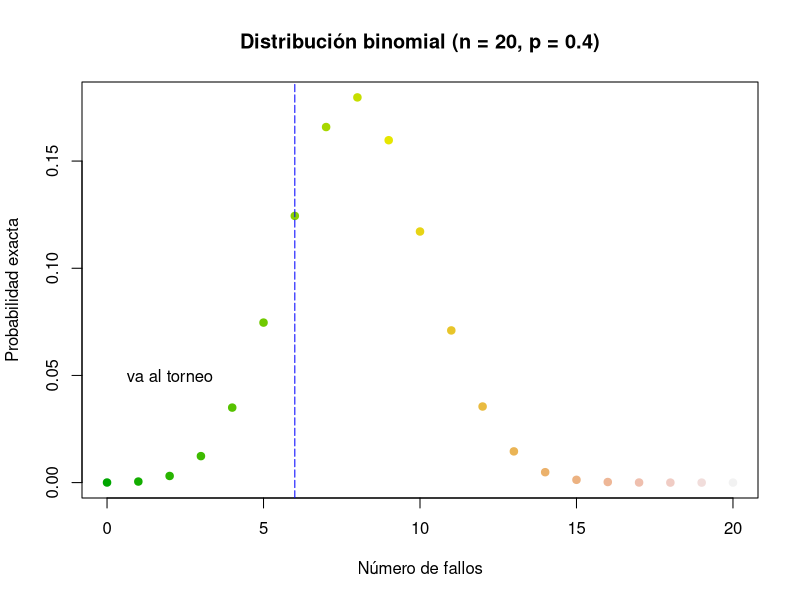

The R source for this figure:
## ---- chunk 1
knitr::opts_chunk$set(echo = TRUE)
## ---- chunk 2
F1 = 0.25 # probabilidad de ser de la fábrica 1
F2 = 0.60
F3 = 0.15
M_dado_F1 = 0.01
M_dado_F2 = 0.05
M_dado_F3 = 0.02
M = F1*M_dado_F1 + F2*M_dado_F2 + F3*M_dado_F3
cat('La probabilidad total de estar mal etiquetado es:', M)
## ---- chunk 3
cat('P(F1 | M) =', F1*M_dado_F1 / M)
## ---- chunk 4
p = 0.4 # probabilidad de lanzar una vez la pelota y fallar.
q = 1 - p
n = 20
# P(va al torneo) = P(falla 6 o menos) = P(X=0) + P(X=1) + ... + P(X=6)
# por ejemplo, ( (20C0) * 0.4^0 * 0.6^20 [este ejemplo significa que acierta todos] ) + ...
cat('P(vaya al torneo) = ', sum(dbinom(0:6, 20, 0.4))) # dbinom(X=x, n, p)
## ---- chunk 5
x = 0:20
y = dbinom(x, n, p)
plot(x, y, main = "Distribución binomial (n = 20, p = 0.4)", xlab = "Número de fallos", ylab = "Probabilidad exacta", pch = 19 , col = terrain.colors(21)) # pch llena los circulos del plot
abline(v = 6, lty = 5, col = "blue") # Línea separando el éxito contra los fallados
text(2, 0.05, "va al torneo") # text(x1, y1, texto)
